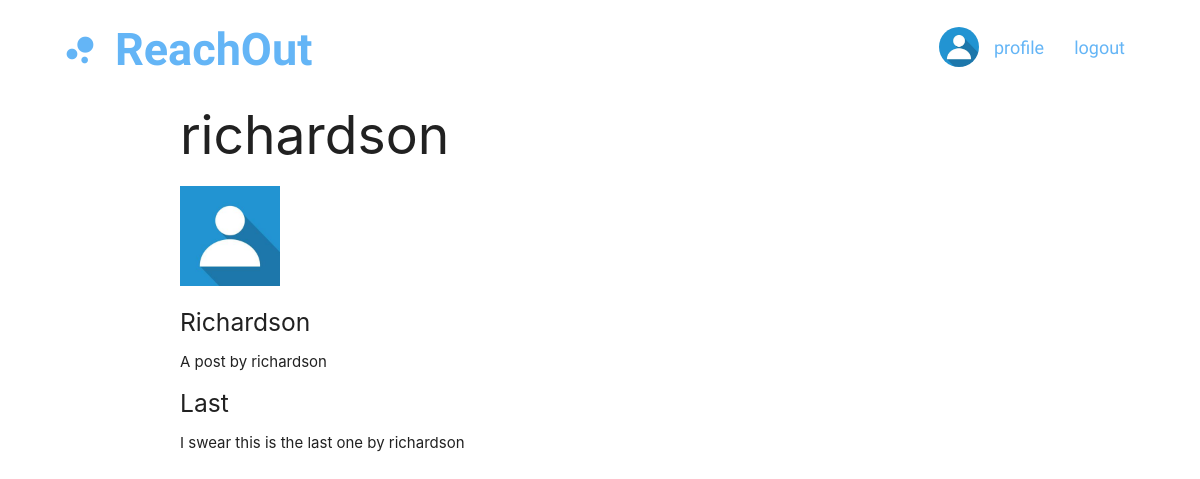
/profile (signed in), run on the app's committed database.
### my_app/models.py (models this page shows, shortened)
class Profile(models.Model):
    user = models.OneToOneField(User, on_delete=models.CASCADE)
    image = models.ImageField(default='default.jpeg', upload_to='profile_pics')
    status = models.TextField(max_length='200')

class Post(models.Model):
    user        = models.ForeignKey(User, on_delete=models.CASCADE)
    title       = models.CharField(max_length=200)
    content     = models.TextField(max_length=600)
    date        = models.DateTimeField(auto_now_add=True)
    likes       = models.ManyToManyField(User, blank=True, related_name='post_likes')

### my_app/views.py (the view)
# urls.py: path('profile', views.profile, name='profile'),
@login_required(login_url='/login')
def profile(request):
    user_id = request.user.id
    instance_user = User.objects.filter(id=user_id).first()
    user_posts = Post.objects.filter(user=user_id)
    context = {
        'user': instance_user.profile.user,
        'image': instance_user.profile.image.url,
        'posts': user_posts,
    }
    return render(request, 'profile.html', context)

### my_app/templates/profile.html (shortened to what this page needs)
{% extends 'base.html' %}
{% block content %}
<div class="container">
<h2>{{user}}</h2>
<img src="{{ image }}" width="100">
{%for post in posts%}
    <h5>{{post.title}}</h5>
    <p>{{post.content}}</p>
{%endfor%}
</div>
{% endblock %}

### my_app/templates/base.html (shortened to what this page needs)
{%load static%}
<!DOCTYPE html>
<html lang="en">
<head>
    <link rel="stylesheet" href="https://cdnjs.cloudflare.com/ajax/libs/materialize/1.0.0/css/materialize.min.css">
    <link rel="stylesheet" href="/static/css/style.css">
</head>
<body>
  <nav class="blue navbar-bar  white">
    <div class="nav-wrapper container navbar ">
      {%if user.is_authenticated%}
      <a href="{%url 'home_login'%}" class="brand-logo left">ReachOut <i class=" medium material-icons ">bubble_chart</i></a>
      {%else%}
      <a href="/" class="brand-logo left">ReachOut <i class=" medium material-icons ">bubble_chart</i></a>
      {%endif%}
      <ul id="nav-mobile" class="right">
        {%if user.is_authenticated%}
          <li><img class="nav-dp" src="{{ user.profile.image.url }}" width="40" align="center""></li>
          <li><a class = "profile" href="{% url 'profile' %}">profile</a></li>
          <li><a class="login" href="{% url 'logout' %}">logout</a></li>
        {%else%}
          <li><a class="register" href="{% url 'register' %}">register</a></li>
          <li><a class="login" href="{% url 'login' %}">login</a></li>
        {%endif%}
      </ul>
    </div>
  </nav>
    {% block content %}
    {% endblock %}
</body>
</html>

### static/css/style.css (style rules this page uses)
.profile { color: #64b5f6 !important; font-weight: 500 !important; font-size: larger !important; margin-top: 16px !important; }
.login { color: #64b5f6 !important; font-weight: 500 !important; font-size: larger !important; margin-top: 16px !important; }
.nav-dp { margin-top: 27px !important; border-radius: 50%; margin-left: 10px !important; }
.brand-logo { size: 10px !important; color: #64b5f6 !important; margin-top: 18px !important; font-family: 'Baloo Thambi 2', cursive; font-size: 3em !important; font-weight: 900; padding-right: 10% !important; }
.navbar { width: 90%; color: #64b5f6 !important; font-family: 'Baloo Thambi 2', cursive; }
.navbar-bar { height: 70px; box-shadow: none !important; }
.material-icons { font-size: 40px !important; display: inline-flex !important; vertical-align: top !important; }

### data on the page
Post: title "Richardson", content "A post by richardson"
Post: title "Last", content "I swear this is the last one by richardson"

### other printed values
{{ user }} "richardson"
